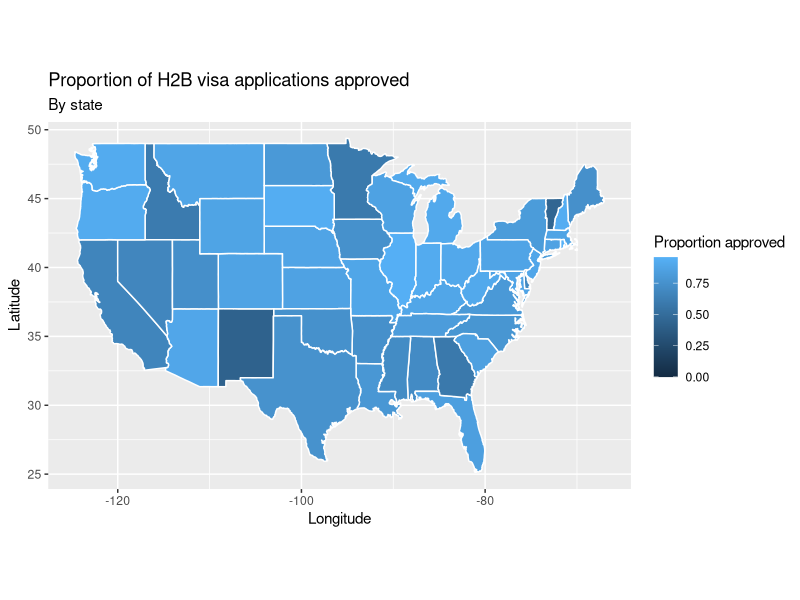
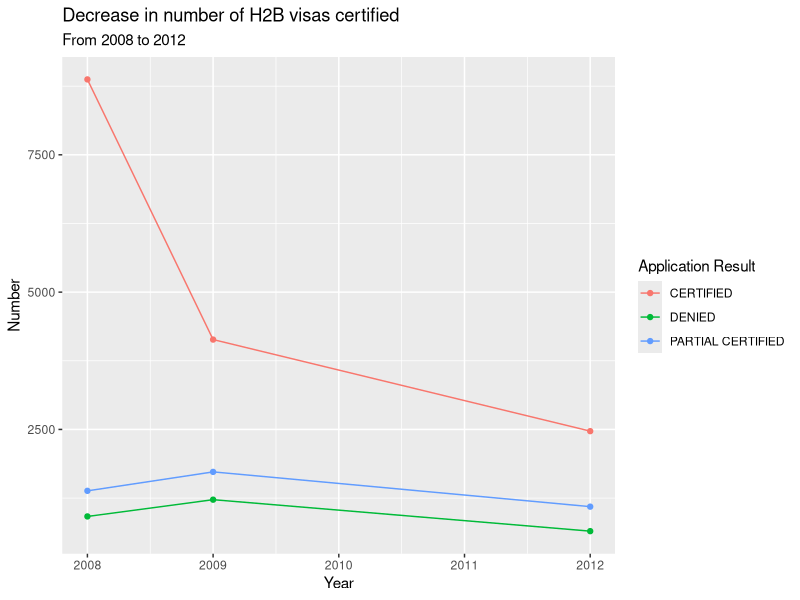

The R script that drew these images, in order:
## ---- chunk 1
knitr::opts_chunk$set(echo = FALSE)
## ---- chunk 2
library(tidyverse)
library(readxl)
library(stringr)
## ---- chunk 3
h2b2008 <- read_csv("data/H-2B_FY2008.csv") %>%
  mutate(year = 2008)
h2b2009 <- read_csv("data/H-2B_FY2009.csv") %>%
  mutate(year = 2009)
h2b2010 <- read_csv("data/H-2B_FY2010.csv") %>%
  mutate(year = 2010)
h2b2011 <- read_csv("data/H-2B_FY2011.csv") %>%
  mutate(year = 2011)
h2b2012 <- read_csv("data/H-2B_FY2012.csv") %>%
  mutate(year = 2012)

h2b <- h2b2008 %>%
  full_join(h2b2009) %>%
  full_join(h2b2010)%>%
  full_join(h2b2011)%>%
  full_join(h2b2012)

h2b <- h2b %>%
  select(year, CASE_NO, DECISION_DATE, NPC_SUBMITTED_DATE, CASE_STATUS, ALIEN_WORK_STATE, CERTIFICATION_BEGIN_DATE, CERTIFICATION_END_DATE, EMPLOYER_CITY, EMPLOYER_STATE, EMPLOYER_POSTAL_CODE, AGENT_ATTORNEY_CITY, AGENT_ATTORNEY_STATE, JOB_TITLE, NBR_WORKERS_CERTIFIED, PREVAILING_WAGE, PW_UNIT_OF_PAY, BASIC_RATE_OF_PAY, BASIC_UNIT_OF_PAY, DOT_OCCUPATIONAL_CODE, NBR_WORKERS_REQUESTED, DOT_NAME, SOC_CODE, SOC_NAME)
## ---- chunk 4
h2b <- h2b %>%
  mutate(case_no = CASE_NO, 
         decision_date = DECISION_DATE,
         npc_submitted_date = NPC_SUBMITTED_DATE,
         case_status = CASE_STATUS, 
         alien_work_state = ALIEN_WORK_STATE, 
         certification_begin_date = CERTIFICATION_BEGIN_DATE, 
         certification_end_date = CERTIFICATION_END_DATE, 
         employer_city = EMPLOYER_CITY, 
         employer_state = EMPLOYER_STATE, 
         employer_postal_code = EMPLOYER_POSTAL_CODE, 
         agent_attorney_city = AGENT_ATTORNEY_CITY, 
         agent_attorney_state = AGENT_ATTORNEY_STATE, 
         job_title = JOB_TITLE, 
         nbr_workers_certified = NBR_WORKERS_CERTIFIED, 
         prevailing_wage = PREVAILING_WAGE, 
         pw_unit_of_pay = PW_UNIT_OF_PAY, 
         basic_rate_of_pay = BASIC_RATE_OF_PAY, 
         basic_unit_of_pay = BASIC_UNIT_OF_PAY, 
         dot_occupational_code = DOT_OCCUPATIONAL_CODE, 
         nbur_workers_requested =NBR_WORKERS_REQUESTED, 
         dot_name = DOT_NAME, 
         soc_code = SOC_CODE, 
         soc_name = SOC_NAME)

h2b <- h2b %>%
  select(year, case_no, decision_date, npc_submitted_date, case_status, alien_work_state, certification_begin_date, certification_end_date, employer_city, employer_state, employer_postal_code, agent_attorney_city, agent_attorney_state, job_title, nbr_workers_certified, prevailing_wage, pw_unit_of_pay, basic_rate_of_pay, basic_unit_of_pay, dot_occupational_code, nbur_workers_requested, dot_name, soc_code, soc_name)

## ---- chunk 5

h2b <- h2b %>%
  mutate(wage_diff = case_when(
  prevailing_wage > basic_rate_of_pay ~ "prevail_higher",
  prevailing_wage == basic_rate_of_pay ~ "same",
  prevailing_wage < basic_rate_of_pay ~ "basic_higher"
  ))
  
## ---- chunk 6

h2b_1 <- h2b %>%
  separate(decision_date, c('decision_month', 'decision_day', 'decision_year'), sep="/", remove = FALSE) 

h2b_2 <- h2b %>%
  separate(npc_submitted_date, c('submitted_month', 'submitted_day', 'submitted_year'), sep="/", remove = FALSE)

h2b_filter_1 <- h2b_1 %>%
  filter(decision_day == "NA") %>%
  separate(decision_date, c('decision_day', 'decision_month', 'decision_year'), sep="-", remove = FALSE) 

h2b_1 <- h2b_1 %>%
  filter(decision_day != "NA")

h2b_filter_2 <- h2b_2 %>%
  filter(submitted_day == "NA") %>%
    separate(npc_submitted_date, c('submitted_day', 'submitted_month', 'submitted_year'), sep = "-", remove = FALSE)

h2b_2 <- h2b_2  %>%
  filter(submitted_day != "NA")

h2b <- h2b_1 %>%
  full_join(h2b_2) 
  
h2b_filter <- h2b_filter_1 %>%
  full_join(h2b_filter_2)

h2b <- h2b %>%
  full_join(h2b_filter)

h2b <- h2b %>%
  mutate(decision_season = case_when(
    decision_month == "1" ~ "winter", 
    decision_month == "2" ~ "winter",
    decision_month == "3" ~ "spring",
    decision_month == "4" ~ "spring",
    decision_month == "5" ~ "spring",
    decision_month == "6" ~ "summer",
    decision_month == "7" ~ "summer",
    decision_month == "8" ~ "summer",
    decision_month == "9" ~ "fall",
    decision_month == "10" ~ "fall", 
    decision_month == "11" ~ "fall",
    decision_month == "12" ~ "winter",
    decision_month == "Jan" ~ "winter", 
    decision_month == "Feb" ~ "winter",
    decision_month == "Mar" ~ "spring",
    decision_month == "Apr" ~ "spring",
    decision_month == "May" ~ "spring",
    decision_month == "Jun" ~ "summer",
    decision_month == "Jul" ~ "summer",
    decision_month == "Aug" ~ "summer",
    decision_month == "Sep" ~ "fall",
    decision_month == "Oct" ~ "fall", 
    decision_month == "Nov" ~ "fall",
    decision_month == "Dec" ~ "winter"
  ))

h2b <- h2b %>%
  mutate(submitted_season = case_when(
    submitted_month == "1" ~ "winter", 
    submitted_month == "2" ~ "winter",
    submitted_month == "3" ~ "spring",
    submitted_month == "4" ~ "spring",
    submitted_month == "5" ~ "spring",
    submitted_month == "6" ~ "summer",
    submitted_month == "7" ~ "summer",
    submitted_month == "8" ~ "summer",
    submitted_month == "9" ~ "fall",
    submitted_month == "10" ~ "fall", 
    submitted_month == "11" ~ "fall",
    submitted_month == "12" ~ "winter",
    submitted_month == "Jan" ~ "winter", 
    submitted_month == "Feb" ~ "winter",
    submitted_month == "Mar" ~ "spring",
    submitted_month == "Apr" ~ "spring",
    submitted_month == "May" ~ "spring",
    submitted_month == "Jun" ~ "summer",
    submitted_month == "Jul" ~ "summer",
    submitted_month == "Aug" ~ "summer",
    submitted_month == "Sep" ~ "fall",
    submitted_month == "Oct" ~ "fall", 
    submitted_month == "Nov" ~ "fall",
    submitted_month == "Dec" ~ "winter"
  ))


## ---- chunk 7
h2b <- h2b %>%
  mutate(region = case_when(
    employer_state == "WA" | employer_state == "OR" | employer_state == "CA" |  employer_state == "ID" | employer_state == "MT" | employer_state == "WY" | employer_state == "NV" | employer_state == "UT" | employer_state == "CO" | employer_state == "AZ" | employer_state == "NM" | employer_state == "AK" | employer_state == "HI" ~ "West",
    employer_state == "ND" | employer_state == "SD" | employer_state == "NE" | employer_state == "KS" | employer_state == "MN" | employer_state == "IA" | employer_state == "MO" | employer_state == "WI" | employer_state == "IL" | employer_state == "MI" | employer_state == "IN" | employer_state == "OH" ~ "Midwest",
    employer_state == "TX" | employer_state == "OK" | employer_state == "AR" | employer_state == "LA" | employer_state == "MS" | employer_state == "AL" | employer_state == "TN" | employer_state == "KY" | employer_state == "WV" | employer_state == "MD" | employer_state == "DE" | employer_state == "VA" | employer_state == "NC" | employer_state == "SC" | employer_state == "GA" | employer_state == "FL" ~ "South",
    employer_state == "ME" | employer_state == "NH" | employer_state == "VT" | employer_state == "MA" | employer_state == "CT" | employer_state == "RI" | employer_state == "NJ" | employer_state == "NY" | employer_state == "PA" ~ "Northeast"
  ))
## ---- chunk 8
h2b <- h2b %>%
  mutate(occupation_category = case_when(
    str_sub(dot_occupational_code,1,1) == "0" | str_sub(dot_occupational_code,1,1) == "1" ~ "professional, technical, and managerial",
    str_sub(dot_occupational_code,1,1) == "2" ~ "clerical and sales",
    str_sub(dot_occupational_code,1,1) == "3" ~ "service",
    str_sub(dot_occupational_code,1,1) == "4" ~ "agricultural, fishery, forestry, and related",
    str_sub(dot_occupational_code,1,1) == "5" ~ "processing",
    str_sub(dot_occupational_code,1,1) == "6" ~ "machine trades",
    str_sub(dot_occupational_code,1,1) == "7" ~ "benchwork",
    str_sub(dot_occupational_code,1,1) == "8" ~ "structural work",
    str_sub(dot_occupational_code,1,1) == "9" ~ "miscellaneous"
  ))

## ---- chunk 9
state_props <- h2b %>%
  filter(!is.na(nbur_workers_requested) & !(is.na(nbr_workers_certified))) %>%
  filter(employer_state %in% state.abb | employer_state == "DC") %>%
  filter(employer_state != "HI" & employer_state!="AK") %>%
  mutate(region = case_when(employer_state %in% state.abb ~ tolower(setNames(state.name, state.abb))[employer_state], employer_state == "DC" ~ "district of columbia")) %>%
  group_by(region) %>%
  summarise(prop = sum(nbr_workers_certified) / sum(nbur_workers_requested))

#h2b %>%
  #filter(!is.na(nbur_workers_requested) & !(is.na(nbr_workers_certified))) %>%
  #group_by(employer_state) %>%
  #summarise(prop = sum(nbr_workers_certified) / sum(nbur_workers_requested),
   #         n = n()) %>%
  #arrange(desc(prop))

#h2b %>%
 # filter(!is.na(nbur_workers_requested) & !(is.na(nbr_workers_certified))) %>%
  #group_by(employer_state) %>%
  #summarise(prop = sum(nbr_workers_certified) / sum(nbur_workers_requested),
   #         n = n()) %>%
  #arrange(prop)

map <- merge(state_props, map_data("state"), sort = FALSE, by = "region")

map %>%
  ggplot() + 
  geom_polygon(aes(x = long, y = lat, group = group, fill = prop), color = "white") +
  coord_fixed(1.5) + 
  labs(title = "Proportion of H2B visa applications approved",
       subtitle = "By state",
       x = "Longitude",
       y = "Latitude",
       fill = "Proportion approved")
  
#map_data("state") %>%
 # ggplot() +
  #geom_polygon(aes(x = long, y = lat, group = group), color = "white")
## ---- chunk 10
h2b %>% 
  filter(case_status %in% c("CERTIFIED", "PARTIAL CERTIFIED", "DENIED")) %>%
  group_by(year) %>%
  count(case_status) %>%
  ggplot(mapping = aes(x = year, y = n, color = case_status)) +
  geom_point() + 
  geom_line() +
  labs(title = "Decrease in number of H2B visas certified",
       subtitle = "From 2008 to 2012",
       x = "Year",
       y = "Number",
       color = "Application Result")
